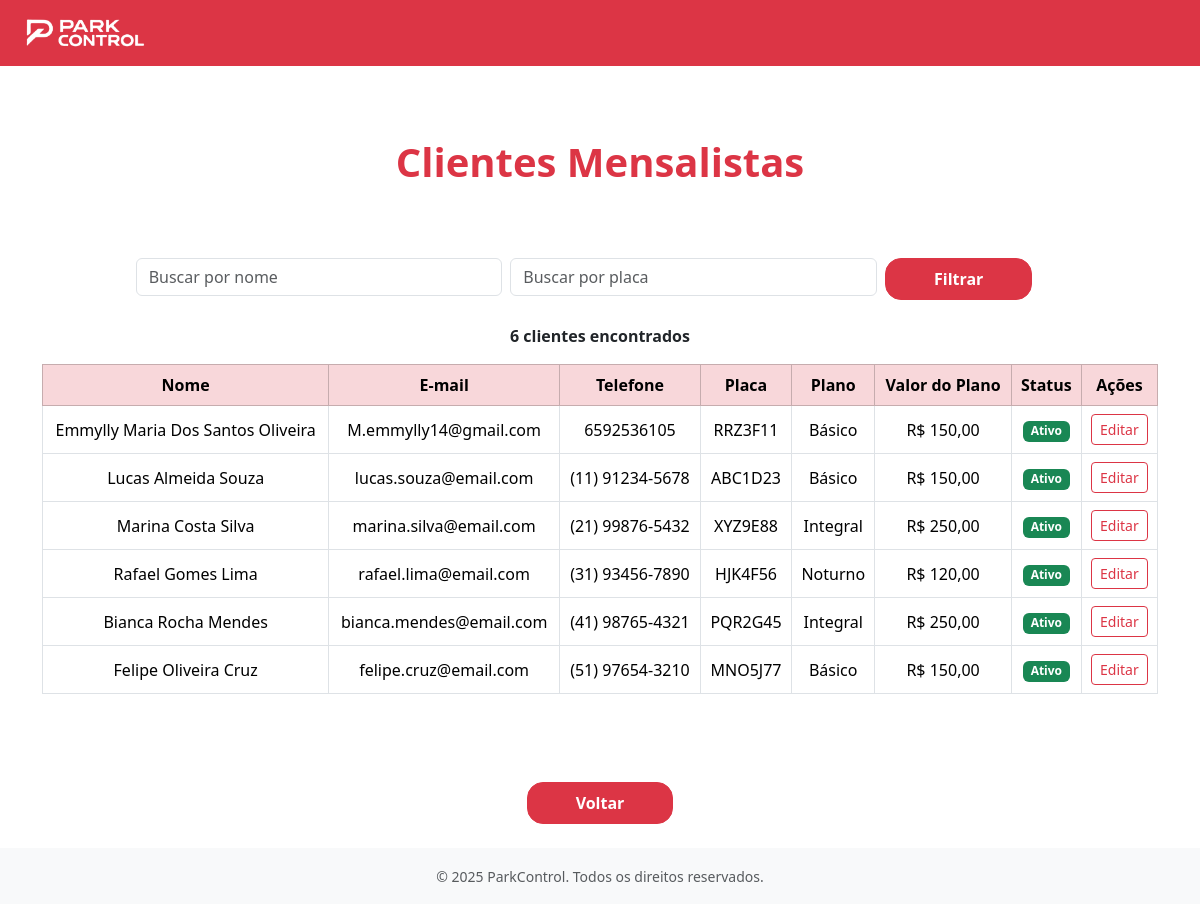
The app's page /clientes/mensalistas/, older data.
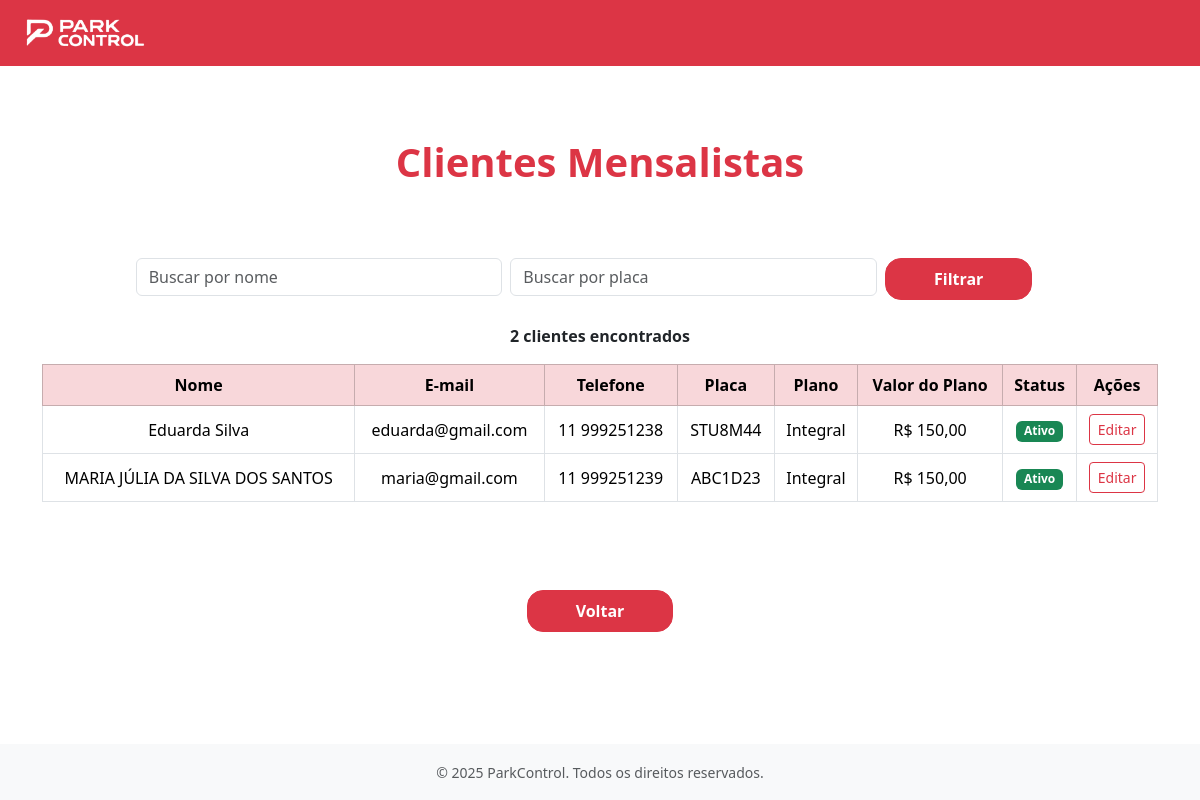
The same page, newer data.
### apps/clientes/models.py (models this page shows, shortened)
class Mensalista(models.Model):
    nome = models.CharField(max_length=100)
    telefone = models.CharField(
        max_length=15,
        validators=[
            RegexValidator(
                r'^\(?\d{2}\)?[-.\s]?\d{4,5}[-.\s]?\d{4}$',
                'Telefone no formato inválido (ex: (65) 99999-9999)'
            )
        ]
    )
    email = models.EmailField(max_length=100)
    plano = models.ForeignKey(
        Planos,
        on_delete=models.SET_NULL,
        null=True,
        limit_choices_to={'tipo_plano': 'Mensalista'},
        related_name="mensalistas"
    )
    placa = models.CharField(
        max_length=10,
        unique=True,
        validators=[
            RegexValidator(
                r'^[A-Z]{3}[0-9][A-Z][0-9]{2}$',
                'Placa no formato inválido (ex: ABC1D23 - padrão Mercosul)'
            )
        ]
    )
    ativo = models.BooleanField(default=True)

### apps/planos/models.py (models this page shows, shortened)
class Planos(models.Model):
    TIPO_PLANO_CHOICES = [
        ('Mensalista', 'Mensalista'),
        ('Diarista', 'Diarista'),
    ]
    TIPO_MENSAL_CHOICES = [
        ('Mensal', 'Mensal'),
        ('Anual','Anual')
    ]
    STATUS_CHOICES = [
        ('Ativo', 'Ativo'),
        ('Inativo', 'Inativo'),
    ]
    nome = models.CharField( max_length=50, blank=False, null=False)
    validade = models.PositiveIntegerField(blank=False, null=False)
    descricao = models.TextField(blank=True)
    data_criacao = models.DateTimeField(auto_now_add=True)
    ultima_alteracao = models.DateTimeField(auto_now=True)
    tipo_plano = models.CharField(max_length=20, choices=TIPO_PLANO_CHOICES, blank=False, null=False)
    status = models.CharField(max_length=20, choices=STATUS_CHOICES, blank=True, null=True,default='Ativo')
    valor_diaria = models.DecimalField(max_digits=10, decimal_places=2, blank=True, null=True)
    valor = models.DecimalField(max_digits=10, decimal_places=2, blank=True, null=True)
    tipo_mensal  = models.CharField(max_length=20, choices=TIPO_MENSAL_CHOICES, blank=True, null=True)

### apps/clientes/views.py (the view)
# urls.py: path('mensalistas/', views.cliente_mensalista_view, name='cliente_mensalista'),
def cliente_mensalista_view(request):
    mensalistas = Mensalista.objects.all()
    query_nome = request.GET.get('nome', '')
    query_placa = request.GET.get('placa', '')
    if query_nome:
        mensalistas = mensalistas.filter(nome__icontains=query_nome)
    if query_placa:
       mensalistas = mensalistas.filter(placa__icontains=query_placa)
    return render(request, 'clientes/cliente_mensalista.html', {'mensalistas': mensalistas, 'query_nome': query_nome, 'query_placa': query_placa})

### apps/clientes/templates/clientes/cliente_mensalista.html (shortened to what this page needs)
{% extends "base.html" %}
{% load static %}
{% block content %}
<main class="flex-grow-1 d-flex flex-column justify-content-center align-items-center py-5">
    <h1 class="text-danger fw-bold mb-5">Clientes Mensalistas</h1>
    <div class="container mt-4">
        <form method="GET" class="row g-2 mb-4 justify-content-center">
            <div class="col-md-4">
                <input type="text" name="nome" class="form-control" placeholder="Buscar por nome" value="{{ request.GET.nome }}">
            </div>
            <div class="col-md-4">
                <input type="text" name="placa" class="form-control" placeholder="Buscar por placa" value="{{ request.GET.placa }}">
            </div>
            <div class="col-md-2">
                <button type="submit" class="btn btn-danger px-5 py-2 rounded-4 fw-bold">Filtrar</button>
            </div>
        </form>
        <p class="text-center fw-bold">
            {{ mensalistas|length }} cliente{{ mensalistas|length|pluralize }} encontrado{{ mensalistas|length|pluralize }}
        </p>
        <div class="table-responsive">
            {% if mensalistas %}
            <table class="table table-bordered text-center align-middle">
                <thead class="table-danger">
                    <tr>
                        <th>Nome</th>
                        <th>E-mail</th>
                        <th>Telefone</th>
                        <th>Placa</th>
                        <th>Plano</th>
                        <th>Valor do Plano</th>
                        <th>Status</th>
                        <th>Ações</th>
                    </tr>
                </thead>
                <tbody>
                    {% for cliente in mensalistas %}
                    <tr>
                        <td>{{ cliente.nome }}</td>
                        <td>{{ cliente.email }}</td>
                        <td>{{ cliente.telefone }}</td>
                        <td>{{ cliente.placa }}</td>
                        <td>{{ cliente.plano.nome }}</td>
                        <td>R$ {{ cliente.plano.valor|floatformat:2 }}</td>
                        <td>
                            {% if cliente.ativo %}
                                <span class="badge bg-success">Ativo</span>
                            {% else %}
                                <span class="badge bg-secondary">Inativo</span>
                            {% endif %}
                        </td>
                        <td>
                            <a href="{% url 'clientes:editar_mensalista' pk=cliente.pk %}" class="btn btn-outline-danger btn-sm">Editar</a>
                        </td>
                    </tr>
                    {% empty %}
                    <tr>
                        <td colspan="6">Nenhum cliente encontrado.</td>
                    </tr>
                    {% endfor %}
                </tbody>
            </table>
            {% else %}
            <p class="text-center fw-bold text-muted">Nenhum cliente encontrado.</p>
            {% endif %}
        </div>
    </div>
</main>
<footer class="text-center mt-4">
    {% if user.is_authenticated and user.perfil_acesso == 'Administrador' %}
        <a href="{% url 'usuarios:gerencia_cliente' %}" class="btn btn-danger px-5 py-2 rounded-4 fw-bold">Voltar</a>
    {% else %}
        <a href="{% url 'frentistas:gerenciar_clientes' %}" class="btn btn-danger px-5 py-2 rounded-4 fw-bold">Voltar</a>
    {% endif %}
</footer>
{% endblock %}

### base_templates/base.html (shortened to what this page needs)
{% load static %}
<!DOCTYPE html>
<html lang="pt-br">
<head>
    <link rel="stylesheet" href="https://cdn.jsdelivr.net/npm/bootstrap@5.3.3/dist/css/bootstrap.min.css">
    <link rel="stylesheet" href="https://cdn.jsdelivr.net/npm/bootstrap-icons@1.11.3/font/bootstrap-icons.min.css">
</head>
<body class="bg-white d-flex flex-column min-vh-100">
    {% include 'navbar.html' %}
    <main class="flex-grow-1 py-4">
        {% block content %}{% endblock %}
    </main>
    <footer class="bg-light text-center py-3 mt-auto">
        <small class="text-muted">&copy; 2025 ParkControl. Todos os direitos reservados.</small>
    </footer>
</body>
</html>

### base_templates/navbar.html (shortened to what this page needs)
{% load static %}
<nav class="navbar navbar-expand-lg navbar-dark bg-danger">
    <div class="container-fluid">
        <a class="navbar-brand d-flex align-items-center" href="{% url 'usuarios:home' %}">
            <img src="{% static 'images/logo-branca.png' %}" alt="Logo" class="me-2" style="height: 40px;">
        </a>
    </div>
</nav>

Row changes from the older to the newer data that the page shows:
removed Mensalista: nome "Marina Costa Silva", email "marina.silva@email.com", telefone "(21) 99876-5432", placa "XYZ9E88", plano.nome "Integral", plano.valor "250,00", ativo "Ativo"
removed Mensalista: nome "Rafael Gomes Lima", email "rafael.lima@email.com", telefone "(31) 93456-7890", placa "HJK4F56", plano.nome "Noturno", plano.valor "120,00", ativo "Ativo"
removed Mensalista: nome "Bianca Rocha Mendes", email "bianca.mendes@email.com", telefone "(41) 98765-4321", placa "PQR2G45", plano.nome "Integral", plano.valor "250,00", ativo "Ativo"
removed Mensalista: nome "Felipe Oliveira Cruz", email "felipe.cruz@email.com", telefone "(51) 97654-3210", placa "MNO5J77", plano.nome "Básico", plano.valor "150,00", ativo "Ativo"
changed Mensalista: nome "Emmylly Maria Dos Santos Oliveira" → "Eduarda Silva"; email "M.emmylly14@gmail.com" → "eduarda@gmail.com"; telefone "6592536105" → "11 999251238"; placa "RRZ3F11" → "STU8M44"; plano.nome "Básico" → "Integral"
changed Mensalista "ABC1D23": nome "Lucas Almeida Souza" → "MARIA JÚLIA DA SILVA DOS SANTOS"; email "lucas.souza@email.com" → "maria@gmail.com"; telefone "(11) 91234-5678" → "11 999251239"; plano.nome "Básico" → "Integral"
Text that changed along with them:
{{ mensalistas|length }}: "6" → "2"
